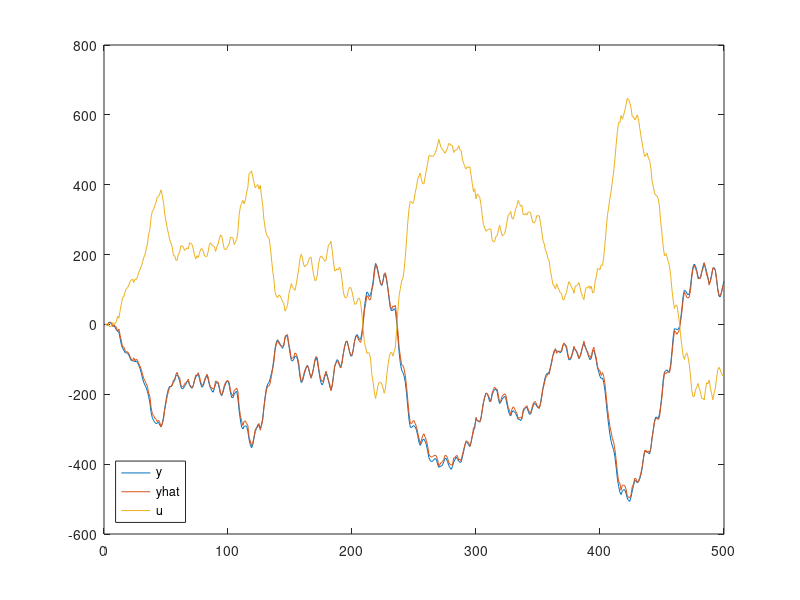

MATLAB code to generate this figure:
T = 5e2;

Rv = 1;
Re = 1;
U = ones(T, 1);

Phi = [0.23, 0.5; 1, 2];
Phi_xw = [0, 1; 0, 1];
Phi_w = [sqrt(0.5), sqrt(0.5); -sqrt(0.5), sqrt(0.5)];
Gamma = [1; 4];
Gamma_v = [1; 1];
C = [1, 0];
A = [Phi, Phi_xw; zeros(2, 2), Phi_w];
B = [Gamma; 0; 0];
% macierz sterowalności 
Wc = ctrb(A, B)
rank(Wc) 
Wo = obsv(A,[C, 0, 0])
rank(Wo)

% % bieguny kompensatora
% Pc = randn(1,n);

% bieguny obserwatora
Pox = randn(2, 1)
Pox = [-0.1; -0.1]
Pow = [0.9; 0.9]

L = acker(A',[C, zeros(1, 2)]', [Pox; Pow])';
L_x = L(1:2);
L_w = L(3:4);

% bieguny regulatora
Pc = [-0.1, 0.1, 0.9, 0.9]

K = acker(A, [Gamma; Gamma_v], Pc);
K_x = K(1:2);
K_w = K(3:4);


% % zaproponować takie Kw, który spróbuje kompensować wpływ w na x
% Kw = rand(1,nw)
% 
% Kc = 1;

noise = @(R)  sqrt(R)*randn();

S = zeros(4, T);
Y = zeros(1, T);
S_hat = zeros(4, T);
Y_hat = zeros(1, T);

for t=2:T-1
    U(t) = -[K_x, K_w]*S_hat(:, t);
    S(:,t+1) = A*S(:,t) + B*U(t) + [0; 0; Gamma_v]*noise(Rv);
    Y(t) = [C, 0, 0]*S(:, t) + noise(Re);
    S_hat(:, t+1) = A*S_hat(:,t) + B*U(t) +[L_x; L_w]*(Y(t)-[C, 0, 0]*S_hat(:, t));
    Y_hat(t) = [C, 0, 0] * S_hat(:, t);
end
Y(T) = [C, 0, 0]*S(:, T) + noise(Re);
Y_hat(T) = [C, 0, 0] * S_hat(:, T);
U(T) = U(T-1);

plot(1:T, Y, 1:T, Y_hat, 1:T, U);
legend('y', 'yhat', 'u', 'Location', 'southwest');

